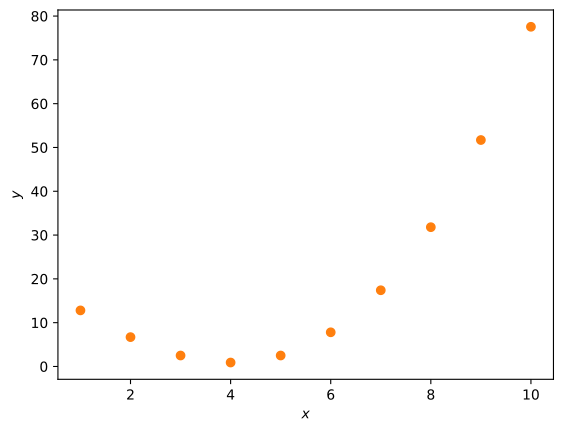

Here is the Python script that generated this plot:
import numpy as np
import matplotlib.pyplot as plt

DATA_FILE = "diego/day-3/data2s.txt"

data = np.loadtxt(DATA_FILE)
x, y = data.T

fig, ax = plt.subplots()

ax.plot(x, y, "o", color="tab:orange")

ax.set_xlabel(r"$x$")
ax.set_ylabel(r"$y$")

fig.savefig("diego/day-3/loadtxt_example.pdf", bbox_inches="tight")
